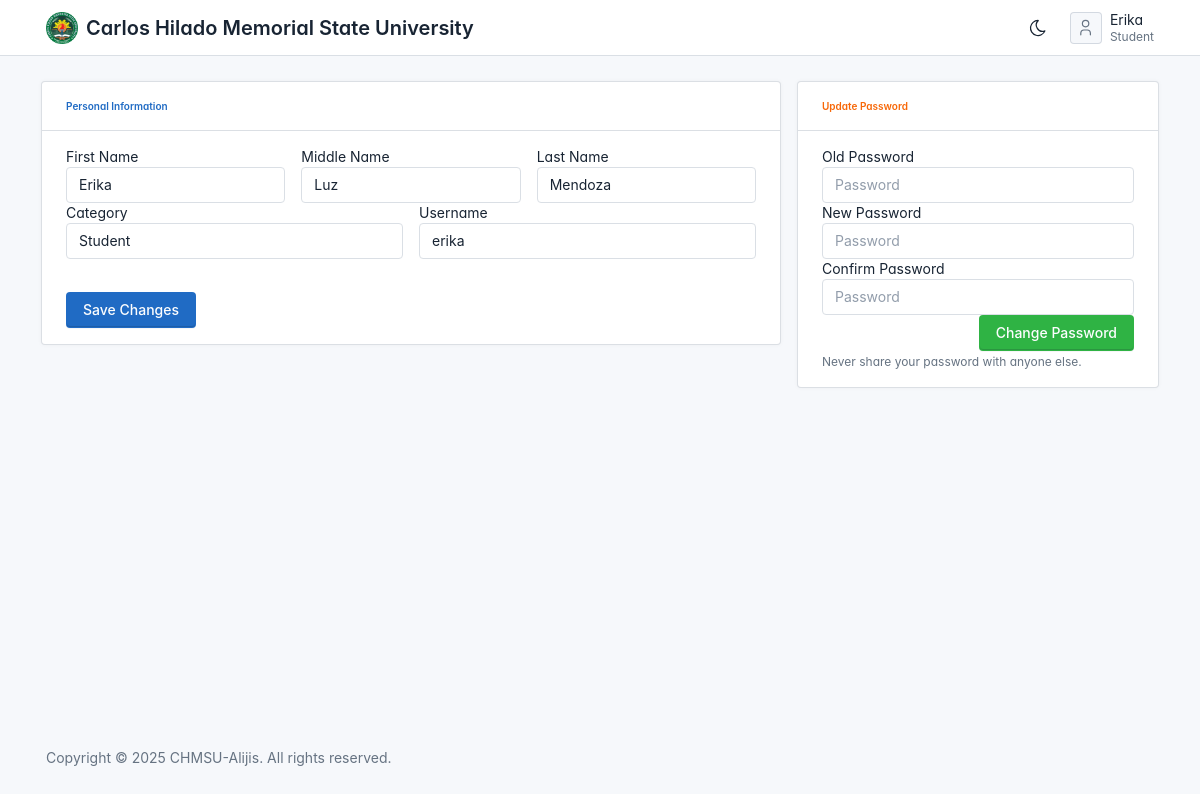
The page /index.php?page=profile (signed in) on the database its author committed.
### tables this page shows
CREATE TABLE IF NOT EXISTS `tbl_users` (
  `user_id` int(11) NOT NULL AUTO_INCREMENT,
  `user_fname` varchar(50) NOT NULL,
  `user_mname` varchar(50) NOT NULL,
  `user_lname` varchar(50) NOT NULL,
  `user_category` varchar(1) NOT NULL,
  `username` varchar(50) NOT NULL,
  `password` text NOT NULL,
  `date_added` datetime DEFAULT current_timestamp(),
  PRIMARY KEY (`user_id`)
);

### core/my_functions.php (called while the page is built, shortened)
<?php
function getUserFirstName($user_id)
{
	global $mysqli_connect;
	$fetchData = $mysqli_connect->query("SELECT * FROM `tbl_users` WHERE user_id = '$user_id'");
	if ($fetchData->num_rows > 0) {
		$row = $fetchData->fetch_array();
		return $row['user_fname'];
	} else {
		return "---";
	}
}
function getUserCategory($user_id)
{
	global $mysqli_connect;
	$fetchData = $mysqli_connect->query("SELECT user_category FROM `tbl_users` WHERE user_id = '$user_id'");
	if($fetchData->num_rows == 0){
		return "---";
	}else {
	$row = $fetchData->fetch_assoc();
	return $row['user_category'] == "A" ? "Admin" : "Student";
	}
}

### index.php (the view, shortened to what this page needs)
<?php
$user_id = $_SESSION['dvsa_user_id'];
?>
<!doctype html>
<html lang="en">
<head>
  <link href="./dist/css/tabler.min.css?1684106062" rel="stylesheet" />
  <link href="./dist/css/tabler-flags.min.css?1684106062" rel="stylesheet" />
  <link href="./dist/css/tabler-payments.min.css?1684106062" rel="stylesheet" />
  <link href="./dist/css/tabler-vendors.min.css?1684106062" rel="stylesheet" />
  <link href="./dist/css/demo.min.css?1684106062" rel="stylesheet" />
  <link rel="stylesheet" href="dist/mdi/css/materialdesignicons.min.css" />
  <link href="dist/datatables/dataTables.bootstrap4.min.css" rel="stylesheet">
  <link rel="stylesheet" href="dist/sweetalert/sweetalert.css">
</head>
<body>
  <div class="page">
    <div class="sticky-top">
      <header class="navbar navbar-expand-md sticky-top d-print-none">
        <div class="container-xl">
          <h1 class="navbar-brand navbar-brand-autodark d-none-navbar-horizontal pe-0 pe-md-3">
            <a href=".">
              <img src="./static/chmsu.png" width="110" height="32" alt="Tabler" class="navbar-brand-image">
            </a>
            Carlos Hilado Memorial State University
          </h1>
          <div class="navbar-nav flex-row order-md-last">
            <div class="d-none d-md-flex">
              <a href="?theme=dark" class="nav-link px-0 hide-theme-dark" title="Enable dark mode" data-bs-toggle="tooltip" data-bs-placement="bottom">
              </a>
            </div>
            <div class="nav-item dropdown">
              <a href="#" class="nav-link d-flex lh-1 text-reset p-0" data-bs-toggle="dropdown" aria-label="Open user menu">
                <span class="avatar avatar-sm"></span>
                <div class="d-none d-xl-block ps-2">
                  <div><?= getUserFirstName($user_id) ?></div>
                  <div class="mt-1 small text-muted"><?= getUserCategory($user_id); ?></div>
                </div>
              </a>
            </div>
          </div>
        </div>
      </header>
    </div>
    <div class="page-wrapper">
      <?php require_once 'routes/routes.php'; ?>
      <footer class="footer footer-transparent d-print-none">
        <div class="container-xl">
          <div class="row text-center align-items-center flex-row-reverse">
            <div class="col-12 col-lg-auto mt-3 mt-lg-0">
              <ul class="list-inline list-inline-dots mb-0">
                <li class="list-inline-item">
                  Copyright &copy; <?php echo date('Y'); ?>
                  <a href="." class="link-secondary">CHMSU-Alijis</a>.
                  All rights reserved.
                </li>
              </ul>
            </div>
          </div>
        </div>
      </footer>
    </div>
  </div>
</body>
</html>

### pages/profile.php (shortened to what this page needs)
<div class="container-fluid" id="container-wrapper">
  <?php
  $fetchData = $mysqli_connect->query("SELECT * FROM tbl_users WHERE user_id='$user_id'");
  $row = $fetchData->fetch_array();
  if ($row['user_category'] == "S") {
    $user_category = "Student";
  } else {
    $user_category = "Admin";
  }
  ?>
  <div class="content-wrapper" style="padding: 25px;">
    <div class="row">
      <div class="col-lg-8">
        <div class="card mb-4">
          <div class="card-header py-3 d-flex flex-row align-items-center justify-content-between">
            <h6 class="m-0 font-weight-bold text-primary">Personal Information</h6>
          </div>
          <div class="card-body" >
            <form action="" method='POST' id='frm_manage_profile'>
              <div class="row">
                <div class="col-sm-4">
                  <div class="form-group">
                    <label for="first_name">First Name</label>
                    <input type="text" class="form-control" value="<?= $row['user_fname']; ?>" id="first_name" name="first_name">
                  </div>
                </div>
                <div class="col-sm-4">
                  <div class="form-group">
                    <label for="middle_name">Middle Name</label>
                    <input type="text" class="form-control" value="<?= $row['user_mname']; ?>" id="middle_name" name="middle_name">
                  </div>
                </div>
                <div class="col-sm-4">
                  <div class="form-group">
                    <label for="last_name">Last Name</label>
                    <input type="text" class="form-control" value="<?= $row['user_lname']; ?>" id="last_name" name="last_name">
                  </div>
                </div>
                <div class="col-sm-6">
                  <div class="form-group">
                    <label for="user_category">Category</label>
                    <input type="text" readonly value="<?= $user_category; ?>" id="user_category" class="form-control">
                  </div>
                </div>
                <div class="col-sm-6">
                  <div class="form-group">
                    <label for="last_name">Username</label>
                    <input type="text" class="form-control" value="<?= $row['username']; ?>" id="username" name="username">
                  </div>
                </div>
                <div class="col-sm-4" style="margin-top: 33px;">
                  <button type="submit" id="btn_profile" class="btn btn-primary"><span class="fa fa-check-circle"></span> Save Changes</button>
                </div>
              </div>
            </form>
          </div>
        </div>
      </div>
      <div class="col-lg-4">
        <div class="card mb-4">
          <div class="card-header py-3 d-flex flex-row align-items-center justify-content-between">
            <h6 class="m-0 font-weight-bold text-warning">Update Password</h6>
          </div>
          <div class="card-body">
            <form action="" method='POST' id='frm_update_password'>
              <div class="form-group">
                <label for="old_password">Old Password</label>
                <input type="password" class="form-control" id="old_password" name="old_password" required placeholder="Password">
              </div>
              <div class="form-group">
                <label for="new_password">New Password</label>
                <input type="password" class="form-control" id="new_password" name="new_password" required placeholder="Password">
              </div>
              <div class="form-group">
                <label for="confirm_password">Confirm Password</label>
                <input type="password" class="form-control" id="confirm_password" name="confirm_password" required placeholder="Password">
              </div>
              <div class="form-group" style="text-align: right;">
                <button type="submit" id="btn_password" class="btn btn-success"><span class="fa fa-key"></span> Change Password</button>
              </div>
            </form>
            <small class="form-text text-muted">Never share your password with anyone else.</small>
          </div>
        </div>
      </div>
    </div>
  </div>
</div>

### index.php (style rules this page uses)
:root { --tblr-font-sans-serif: 'Inter Var', -apple-system, BlinkMacSystemFont, San Francisco, Segoe UI, Roboto, Helvetica Neue, sans-serif; }
body { font-feature-settings: "cv03", "cv04", "cv11"; }

### rows shown on the page
tbl_users: user_fname "Erika", user_category "Student", first_name "Erika", middle_name "Luz", last_name "Mendoza", username "erika"
